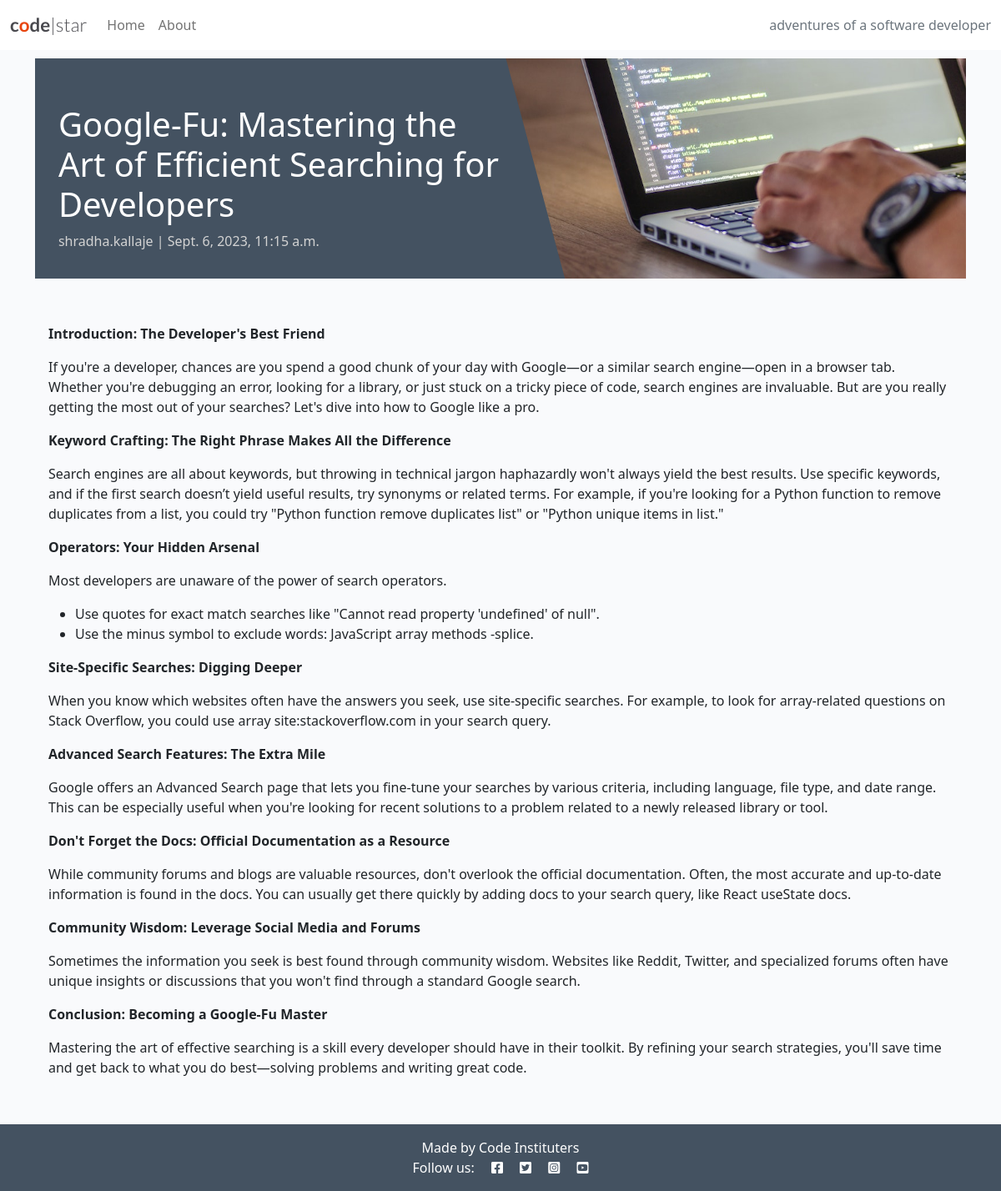
Screenshot of /google-fu-mastering-the-art-of-efficient-searching-for-developers/ with the database file from the repository.
### blog/models.py (models this page shows, shortened)
class Post(models.Model):
    title = models.CharField(max_length=200, unique=True)
    slug = models.SlugField(max_length=200, unique=True)
    author = models.ForeignKey(User, on_delete=models.CASCADE, related_name="blog_posts")
    content = models.TextField()
    created_on = models.DateTimeField(auto_now_add=True)
    status = models.IntegerField(choices=STATUS, default=0)
    excerpt = models.TextField(blank=True)
    updated_on = models.DateTimeField(auto_now=True)
    class Meta:
        ordering = ["-created_on"]

### blog/views.py (the view)
# urls.py: path('<slug:slug>/', views.post_detail, name='post_detail'),
def post_detail(request, slug):
    queryset = Post.objects.filter(status=1)
    post = get_object_or_404(queryset, slug=slug)
    return render(
        request,
        "blog/post_detail.html",
        {"post": post},
    )

### blog/templates/blog/post_detail.html
{% extends 'base.html' %} {% block content %}
{% load static %}
<div class="masthead">
    <div class="container">
        <div class="row g-0">
            <div class="col-md-6 masthead-text">
                <h1 class="post-title">{{ post.title }}</h1>
                <p class="post-subtitle">{{ post.author }} | {{ post.created_on }}</p>
            </div>
            <div class="d-none d-md-block col-md-6 masthead-image">
                <img src="{% static 'images/default.jpg' %}" class="scale" alt="placeholder">
            </div>
        </div>
    </div>
</div>
<div class="container">
    <div class="row">
        <div class="col card mb-4  mt-3 left  top">
            <div class="card-body">
                <p class="card-text">
                    {{ post.content | safe }}
                </p>
            </div>
        </div>
    </div>
</div>
{% endblock content %}

### static/css/style.css (style rules this page uses)
body { background-color: #F9FAFC; }
.main-bg { background-color: #F9FAFC; }
.card { border: none; background-color: transparent; }
.scale { width: 100%; height: auto; }
.masthead { margin-top: 10px; overflow: hidden; position: relative; display: inline-block; height: 33vh; width: 100%; }
.masthead-text { background-color: #445261; color: white; position: relative; }
.masthead-image { position: relative; overflow: hidden; }
.masthead-image:after { content: ""; position: absolute; top: 0; right: 90%; height: 100%; width: 150%; background: #445261; -webkit-transform: skew(15deg); -moz-transform: skew(15deg); transform: skew(15deg); z-index: 100; }
.post-title { margin-top: 10%; margin-left: 5%; }
.post-subtitle { margin-left: 5%; color: lightgray; }

### rows the page displays
Post: title "Google-Fu: Mastering the Art of Efficient Searching for Developers", author "shradha.kallaje", created_on "Sept. 6, 2023, 11:15 a.m.", content "Introduction: The Developer's Best Friend If you're a developer, chances are you spend a good chunk of your day with Google—or a similar search engine—open in a browser tab. Whether you're debugging an error, looking for a library, or just stuck on a tricky piece of code, search engines are invaluable. But are you really getting the most out of your searches? Let's dive into how to Google like a pro. Keyword Crafting: The Right Phrase Makes All the Difference Search engines are all about keywords, but throwing in technical jargon haphazardly won't always yield the best results. Use specific keywords, and if the first search doesn’t yield useful results, try synonyms or related terms. For…"
